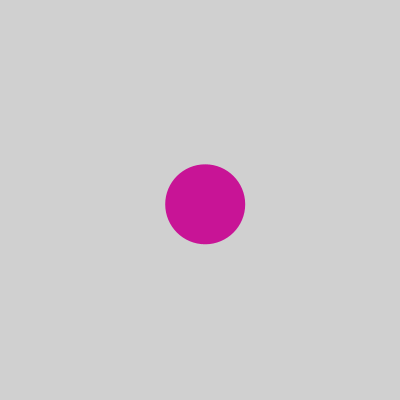
Frame 1 (no input)
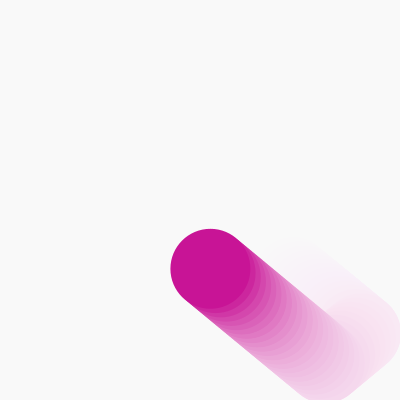
Frame 60 (the mouse pressed at the canvas centre just before this capture)
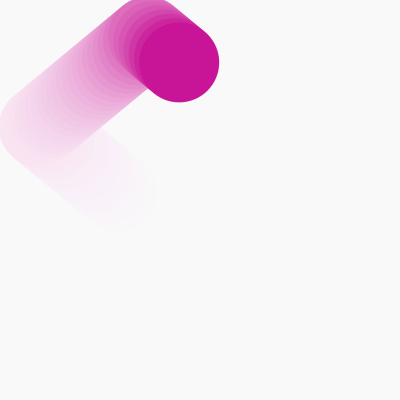
Frame 120 (the mouse held since frame 60 and released just before this capture)

The Processing sketch that drew these frames (run headless with seeded random() and noise(); from frame 60 on, the mouse is pressed at the canvas centre):

// Processing sketch: processing_19073
// ── processing_19073.pde

float xpos, ypos;
float xspeed, yspeed;
int r = 40;
void setup()
{
  size(400, 400);
  smooth();
  noStroke();
  xspeed = 5.2;
  yspeed = 4.3;
  xpos = width/2;
  ypos = height/2;
}
void draw()
{
  //background(90);
  fill(255, 20); //instead of background, a rectangle with some alpha
  rect(0,0,width,height);
   
  xpos += xspeed;
  ypos += yspeed;
 
  fill(200,20,150);
  ellipse(xpos,ypos, r*2,r*2);
   
  if( (ypos > height-r) || (ypos < r))
  {
    yspeed *= -1;
  }
  if( (xpos > width-r) || (xpos < r))
  {
    xspeed *= -1;
  }
}
